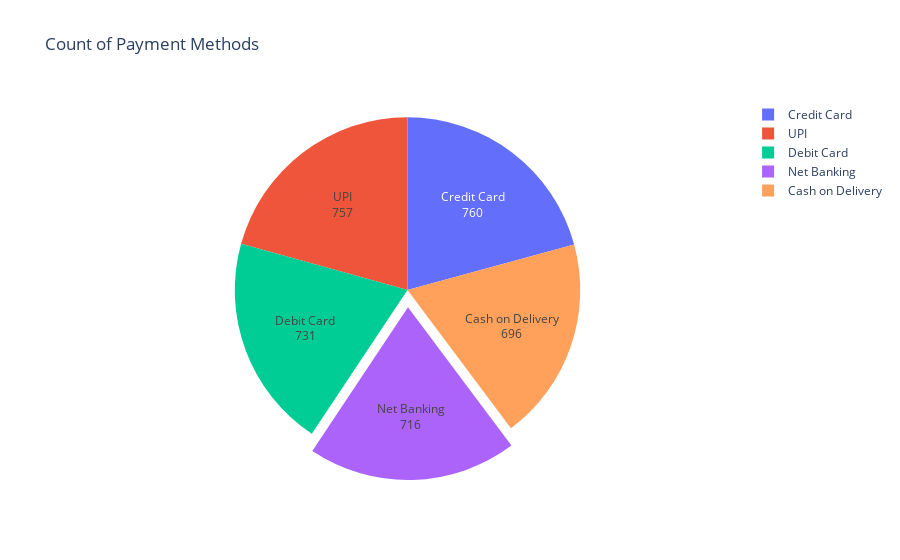

Notebook cell for this chart:
### Code cell
# Create a pie chart 
fig = px.pie(df, names='Payment_Method', title='Count of Payment Methods')

# Update the pie chart to show the actual count of each category
fig.update_traces(textinfo='label+value', pull=[0.1, 0, 0])  

# Show the plot
fig.show()

### Figure 1 — Plotly figure (JSON) as saved in the notebook; plotly's stock layout.template omitted (floating-point values rounded to 4 significant figures; data arrays with more than 128 entries replaced by an {"elided": "..."} marker saying what was removed)
{"data": [{"domain": {"x": [0, 1], "y": [0, 1]}, "hovertemplate": "Payment_Method=%{label}<extra></extra>", "labels": {"elided": "3660 str values"}, "legendgroup": "", "name": "", "pull": [0.1, 0, 0], "showlegend": true, "textinfo": "label+value", "type": "pie"}], "layout": {"autosize": true, "legend": {"tracegroupgap": 0}, "title": {"text": "Count of Payment Methods"}}}
